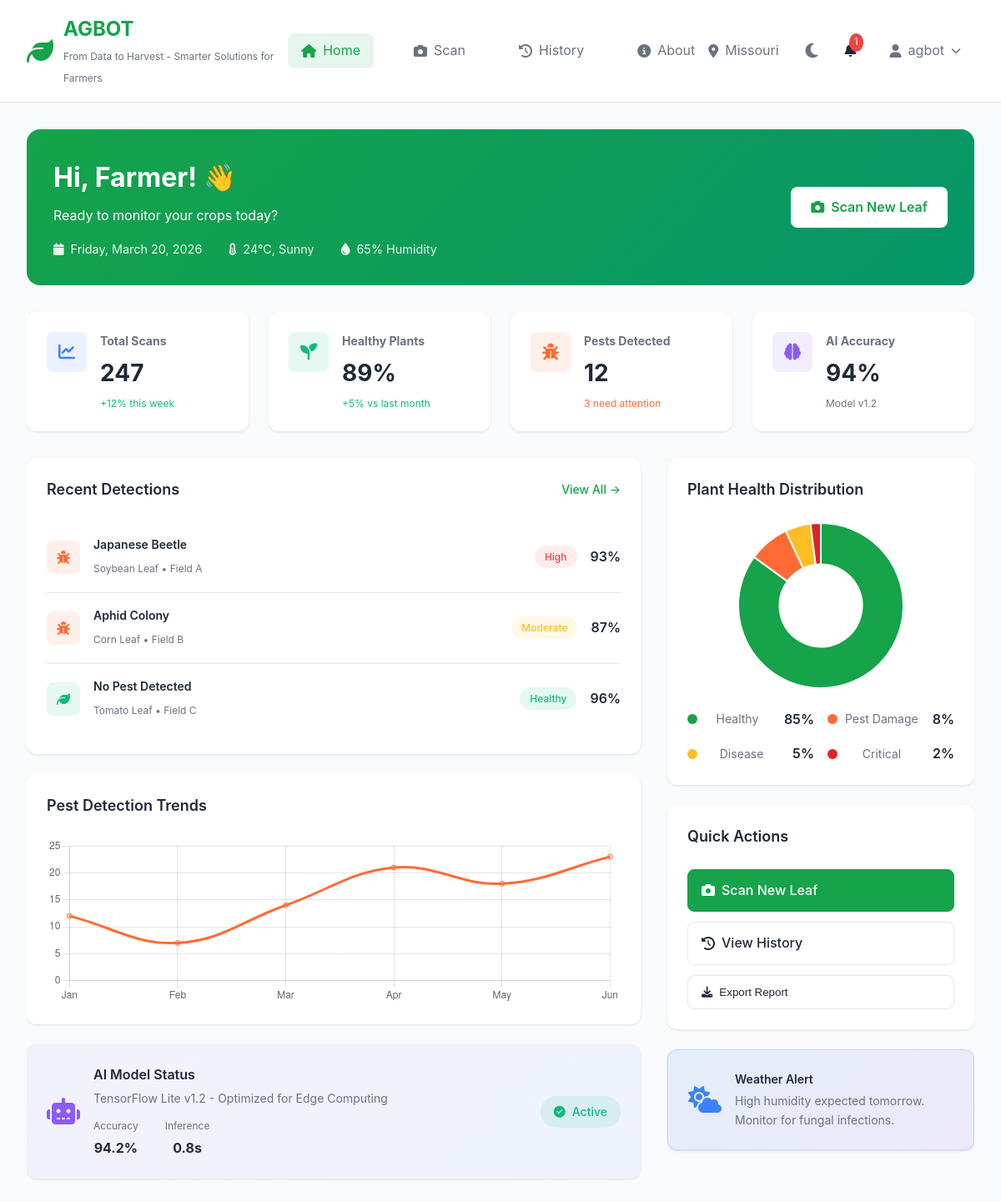
The page / (signed in) on the database its author committed.
### models.py (models this page shows, shortened)
class User(UserMixin, db.Model):
    __tablename__ = 'users'
    id = db.Column(db.Integer, primary_key=True)
    email = db.Column(db.String(120), unique=True, nullable=False, index=True)
    phone = db.Column(db.String(20), unique=True, nullable=True)
    password_hash = db.Column(db.String(255), nullable=False)
    name = db.Column(db.String(100), nullable=False)
    location = db.Column(db.String(100), nullable=True)
    language = db.Column(db.String(10), default='en')  # en, hi, es, sw, etc.
    units = db.Column(db.String(10), default='metric')  # metric or imperial
    theme = db.Column(db.String(20), default='emerald')  # emerald, forest, ocean, sunset
    farm_name = db.Column(db.String(100), nullable=True)
    farm_size = db.Column(db.String(50), nullable=True)
    crops = db.Column(db.Text, nullable=True)  # Comma-separated crop list
    notification_email = db.Column(db.Boolean, default=True)
    notification_push = db.Column(db.Boolean, default=True)
    created_at = db.Column(db.DateTime, default=datetime.utcnow)
    last_login = db.Column(db.DateTime)
    is_active = db.Column(db.Boolean, default=True)
    oauth_provider = db.Column(db.String(50), nullable=True)  # google, microsoft
    oauth_id = db.Column(db.String(255), nullable=True)
    scans = db.relationship('Scan', backref='user', lazy='dynamic', cascade='all, delete-orphan')
    feedbacks = db.relationship('Feedback', backref='user', lazy='dynamic', cascade='all, delete-orphan')

### app.py (the view)
@app.route('/')
@login_required
def index():
    weekly_change = '+12% this week'
    monthly_change = '+5% vs last month'
    weather = {
        'temperature': 24,
        'condition': 'Sunny',
        'humidity': 65
    }
    health_distribution = {
        'healthy': 85,
        'pest_damage': 8,
        'disease': 5,
        'critical': 2
    }
    return render_template('index.html',
                         user_data=user_data,
                         recent_detections=recent_detections[:3],
                         pest_trends=pest_trends,
                         weekly_change=weekly_change,
                         monthly_change=monthly_change,
                         weather=weather,
                         health_distribution=health_distribution,
                         current_date=datetime.now().strftime('%A, %B %d, %Y'))

### app.py (called while the page is built, shortened)
@login_manager.user_loader
def load_user(user_id):
    return User.query.get(int(user_id))

@app.context_processor
def inject_translations():
    if current_user.is_authenticated and current_user.language:
        lang = current_user.language
    else:
        lang = session.get('language', request.args.get('lang', 'en'))
    if not lang or lang not in translations:
        lang = 'en'
    trans = translations.get(lang, translations['en'])
    class TranslationNamespace:
        def __init__(self, data):
            for key, value in data.items():
                if isinstance(value, dict):
                    setattr(self, key, TranslationNamespace(value))
                else:
                    setattr(self, key, value)
    t = TranslationNamespace(trans)
    return dict(lang=lang, t=t)

### templates/index.html (shortened to what this page needs)
{% extends "base.html" %}
{% block content %}
<div class="dashboard">
    <div class="welcome-banner">
        <div class="banner-content">
            <h1>{{ t.dashboard.greeting }} 👋</h1>
            <p>{{ t.dashboard.subtitle }}</p>
            <div class="weather-info">
                <span><i class="fas fa-calendar"></i> {{ current_date }}</span>
                <span><i class="fas fa-thermometer-half"></i> {{ weather.temperature }}°C, {{ weather.condition }}</span>
                <span><i class="fas fa-tint"></i> {{ weather.humidity }}% Humidity</span>
            </div>
        </div>
        <a href="{{ url_for('scan') }}" class="scan-button">
            <i class="fas fa-camera"></i> {{ t.dashboard.scanButton }}
        </a>
    </div>
    <div class="stats-grid">
        <div class="stat-card">
            <div class="stat-icon blue">
                <i class="fas fa-chart-line"></i>
            </div>
            <div class="stat-content">
                <h3>{{ t.dashboard.totalScans }}</h3>
                <div class="stat-value">{{ user_data.total_scans }}</div>
                <div class="stat-change positive">{{ weekly_change }}</div>
            </div>
        </div>
        <div class="stat-card">
            <div class="stat-icon green">
                <i class="fas fa-seedling"></i>
            </div>
            <div class="stat-content">
                <h3>{{ t.dashboard.healthyPlants }}</h3>
                <div class="stat-value">{{ user_data.healthy_percentage }}%</div>
                <div class="stat-change positive">{{ monthly_change }}</div>
            </div>
        </div>
        <div class="stat-card">
            <div class="stat-icon orange">
                <i class="fas fa-bug"></i>
            </div>
            <div class="stat-content">
                <h3>{{ t.dashboard.pestsDetected }}</h3>
                <div class="stat-value">{{ user_data.pests_detected }}</div>
                <div class="stat-change negative">3 {{ t.dashboard.needAttention }}</div>
            </div>
        </div>
        <div class="stat-card">
            <div class="stat-icon purple">
                <i class="fas fa-brain"></i>
            </div>
            <div class="stat-content">
                <h3>{{ t.dashboard.aiAccuracy }}</h3>
                <div class="stat-value">{{ user_data.ai_accuracy }}%</div>
                <div class="stat-change">{{ t.dashboard.modelVersion }}</div>
            </div>
        </div>
    </div>
    <div class="dashboard-content">
        <div class="left-column">
            <div class="card">
                <div class="card-header">
                    <h3>{{ t.dashboard.recentDetections }}</h3>
                    <a href="{{ url_for('history') }}" class="view-all">{{ t.dashboard.viewAll }} →</a>
                </div>
                <div class="detection-list">
                    {% for detection in recent_detections %}
                    <div class="detection-item">
                        <div class="detection-icon {{ 'healthy' if detection.severity == 'Healthy' else 'pest' }}">
                            <i class="fas fa-{{ 'leaf' if detection.severity == 'Healthy' else 'bug' }}"></i>
                        </div>
                        <div class="detection-info">
                            <h4>{{ detection.pest }}</h4>
                            <span>{{ detection.crop }} • {{ detection.field }}</span>
                        </div>
                        <div class="detection-severity {{ detection.severity.lower() }}">
                            {{ detection.severity }}
                        </div>
                        <div class="detection-score">
                            {{ detection.percentage }}%
                        </div>
                    </div>
                    {% endfor %}
                </div>
            </div>
            <div class="card">
                <div class="card-header">
                    <h3>{{ t.dashboard.pestTrends }}</h3>
                </div>
                <div class="chart-container">
                    <canvas id="pestTrendsChart"></canvas>
                </div>
            </div>
            <div class="card ai-status">
                <div class="status-icon">
                    <i class="fas fa-robot"></i>
                </div>
                <div class="status-content">
                    <h4>{{ t.dashboard.aiModelStatus }}</h4>
                    <p>{{ t.dashboard.aiModelDesc }}</p>
                    <div class="status-metrics">
                        <div class="metric">
                            <span>{{ t.dashboard.accuracy }}</span>
                            <strong>{{ user_data.model_accuracy }}%</strong>
                        </div>
                        <div class="metric">
                            <span>{{ t.dashboard.inference }}</span>
                            <strong>{{ user_data.inference_time }}s</strong>
                        </div>
                    </div>
                </div>
                <div class="status-badge active">
                    <i class="fas fa-check-circle"></i> {{ t.dashboard.active }}
                </div>
            </div>
        </div>
        <div class="right-column">
            <div class="card">
                <div class="card-header">
                    <h3>{{ t.dashboard.plantHealthDist }}</h3>
                </div>
                <div class="chart-container">
                    <canvas id="healthChart"></canvas>
                </div>
                <div class="health-legend">
                    <div class="legend-item">
                        <span class="dot healthy"></span>
                        <span>{{ t.dashboard.healthy }}</span>
                        <strong>{{ health_distribution.healthy }}%</strong>
                    </div>
                    <div class="legend-item">
                        <span class="dot pest"></span>
                        <span>{{ t.dashboard.pestDamage }}</span>
                        <strong>{{ health_distribution.pest_damage }}%</strong>
                    </div>
                    <div class="legend-item">
                        <span class="dot disease"></span>
                        <span>{{ t.dashboard.disease }}</span>
                        <strong>{{ health_distribution.disease }}%</strong>
                    </div>
                    <div class="legend-item">
                        <span class="dot critical"></span>
                        <span>{{ t.dashboard.critical }}</span>
                        <strong>{{ health_distribution.critical }}%</strong>
                    </div>
                </div>
            </div>
            <div class="card">
                <div class="card-header">
                    <h3>{{ t.dashboard.quickActions }}</h3>
                </div>
                <div class="quick-actions">
                    <a href="{{ url_for('scan') }}" class="action-button primary">
                        <i class="fas fa-camera"></i> {{ t.dashboard.scanNewLeaf }}
                    </a>
                    <a href="{{ url_for('history') }}" class="action-button">
                        <i class="fas fa-history"></i> {{ t.dashboard.viewHistory }}
                    </a>
                    <button class="action-button">
                        <i class="fas fa-download"></i> {{ t.dashboard.exportReport }}
                    </button>
                </div>
            </div>
            <div class="card alert-card">
                <div class="alert-icon">
                    <i class="fas fa-cloud-sun"></i>
                </div>
                <div class="alert-content">
                    <h4>{{ t.dashboard.weatherAlert }}</h4>
                    <p>{{ t.dashboard.weatherAlertMsg }}</p>
                </div>
            </div>
        </div>
    </div>
</div>
{% endblock %}
{% block scripts %}
<script>
// Pest Trends Chart
const ctx1 = document.getElementById('pestTrendsChart').getContext('2d');
new Chart(ctx1, {
    type: 'line',
    data: {
        labels: {{ pest_trends.months | tojson }},
        datasets: [{
            label: 'Pest Detections',
            data: {{ pest_trends['values'] | tojson }},
            borderColor: '#ff6b35',
            backgroundColor: 'rgba(255, 107, 53, 0.1)',
            tension: 0.4
        }]
    },
    options: {
        responsive: true,
        maintainAspectRatio: false,
        plugins: {
            legend: {
                display: false
            }
        },
        scales: {
            y: {
                beginAtZero: true
            }
        }
    }
});
// Health Distribution Chart
const ctx2 = document.getElementById('healthChart').getContext('2d');
new Chart(ctx2, {
    type: 'doughnut',
    data: {
        labels: ['Healthy', 'Pest Damage', 'Disease', 'Critical'],
        datasets: [{
            data: [
                {{ health_distribution.healthy }},
                {{ health_distribution.pest_damage }},
                {{ health_distribution.disease }},
                {{ health_distribution.critical }}
            ],
            backgroundColor: ['#16a34a', '#ff6b35', '#fbbf24', '#dc2626']
        }]
    },
    options: {
        responsive: true,
        maintainAspectRatio: false,
        plugins: {
            legend: {
                display: false
            }
        }
    }
});
</script>
{% endblock %}

### templates/base.html (shortened to what this page needs)
<!DOCTYPE html>
<html lang="{{ lang }}" data-theme="{{ current_user.theme if current_user.is_authenticated and current_user.theme else 'light' }}">
<head>
    <link rel="stylesheet" href="{{ url_for('static', filename='css/style.css') }}">
    <link rel="stylesheet" href="https://cdnjs.cloudflare.com/ajax/libs/font-awesome/6.4.0/css/all.min.css">
</head>
<body>
    <nav class="navbar">
        <div class="nav-container">
            {% if current_user.is_authenticated %}
            <div class="nav-logo">
                <i class="fas fa-leaf"></i>
                <div>
                    <h2>{{ t.brand.name }}</h2>
                    <span>{{ t.brand.tagline }}</span>
                </div>
            </div>
            {% endif %}
            {% if current_user.is_authenticated %}
            <div class="nav-menu">
                <a href="{{ url_for('index') }}" class="nav-item {% if request.endpoint == 'index' %}active{% endif %}">
                    <i class="fas fa-home"></i> {{ t.nav.home }}
                </a>
                <a href="{{ url_for('scan') }}" class="nav-item {% if request.endpoint == 'scan' %}active{% endif %}">
                    <i class="fas fa-camera"></i> {{ t.nav.scan }}
                </a>
                <a href="{{ url_for('history') }}" class="nav-item {% if request.endpoint == 'history' %}active{% endif %}">
                    <i class="fas fa-history"></i> {{ t.nav.history }}
                </a>
                <a href="{{ url_for('about') }}" class="nav-item {% if request.endpoint == 'about' %}active{% endif %}">
                    <i class="fas fa-info-circle"></i> {{ t.nav.about }}
                </a>
            </div>
            {% endif %}
            <div class="nav-user">
                {% if current_user.is_authenticated %}
                <div class="location">
                    <i class="fas fa-map-marker-alt"></i> {{ current_user.location or 'Location' }}
                </div>
                <button class="theme-toggle" id="themeToggle" title="Toggle theme">
                    <i class="fas fa-moon"></i>
                </button>
                <div class="notifications">
                    <i class="fas fa-bell"></i>
                    <span class="badge">1</span>
                </div>
                <div class="user-dropdown">
                    <div class="user-profile" onclick="toggleUserMenu()">
                        <i class="fas fa-user"></i> {{ current_user.name }}
                        <i class="fas fa-chevron-down"></i>
                    </div>
                </div>
                {% endif %}
            </div>
        </div>
    </nav>
    <main class="content">
        {% block content %}{% endblock %}
    </main>
    {% block scripts %}{% endblock %}
</body>
</html>

### rows shown on the page
User: brand.name "AGBOT", location "Missouri", name "agbot"

### other values the page prints
{{ t.brand.tagline }} "From Data to Harvest - Smarter Solutions for Farmers"
{{ t.nav.home }} "Home"
{{ t.nav.scan }} "Scan"
{{ t.nav.history }} "History"
{{ t.nav.about }} "About"
{{ t.dashboard.greeting }} "Hi, Farmer!"
{{ t.dashboard.subtitle }} "Ready to monitor your crops today?"
{{ weather.temperature }} "24"
{{ weather.condition }} "Sunny"
{{ weather.humidity }} "65"
{{ t.dashboard.scanButton }} "Scan New Leaf"
{{ t.dashboard.totalScans }} "Total Scans"
{{ user_data.total_scans }} "247"
{{ weekly_change }} "+12% this week"
{{ t.dashboard.healthyPlants }} "Healthy Plants"
